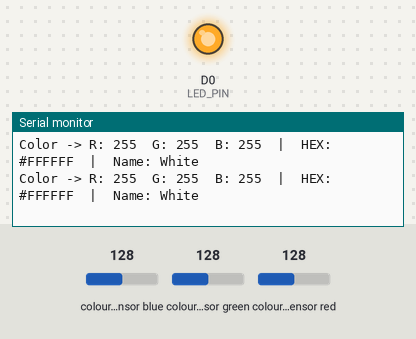
Simulated run of this sketch. Board: ESP8266 (NodeMCU). Shown: output pins drawn as LEDs (lit = HIGH), the last lines printed to the serial monitor. Wiring (inferred from the names in the program): TCS3200 colour sensor: output D5; S2 D6; S3 D7; S0 D1; S1 D2. The inputs (shaded band) are chosen by the test bench; at power-on: colour sensor blue 128, colour sensor green 128, colour sensor red 128. Pins used as bus, display or sensor lines are not drawn.

Above: at 1.2 s.
1.3 s: colour sensor blue set to 5
At 2.2 s:
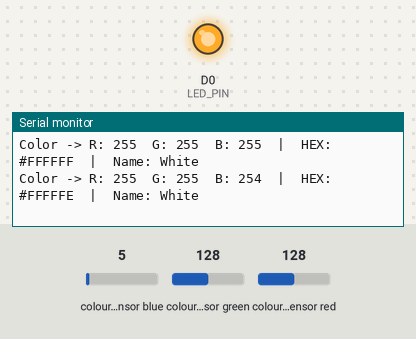
3.8 s: colour sensor green set to 5
At 4.5 s:
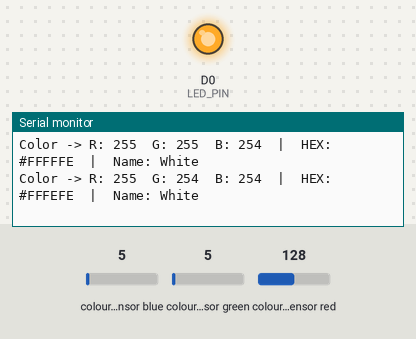
6.0 s: colour sensor red set to 5
At 6.7 s:
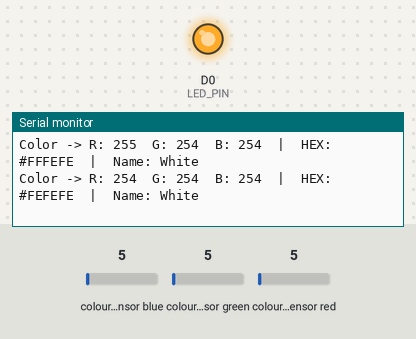

Measured:
- after the input at 1.3 s, the serial monitor: prints a new line after 0.45 s (image 1)
- after the input at 3.8 s, the serial monitor: prints a new line after 0.20 s (image 2)
- after the input at 6.0 s, the serial monitor: prints a new line after 0.25 s (image 3)

The sketch:

sketch_aug31a.ino
```cpp
#include <Arduino.h>
#include <limits.h>  // for LONG_MAX

// -------- Pin Config (ESP8266 NodeMCU) --------
#define S0 D1
#define S1 D2
#define S2 D6
#define S3 D7
#define OUT D5
#define LED_PIN D0   // <-- yaha LED pin connect kar (TCS3200 ka LED pin)

// --------- Helpers ---------
static inline float clampf(float v, float lo, float hi) {
  return v < lo ? lo : (v > hi ? hi : v);
}

// --------- Simple Color Reference Table ---------
struct ColorRef {
  const char* name;
  int r, g, b;
};

ColorRef colors[] = {
  {"Red", 255, 0, 0},
  {"Green", 0, 255, 0},
  {"Blue", 0, 0, 255},
  {"White", 255, 255, 255},
  {"Black", 0, 0, 0},
  {"Gray", 128, 128, 128},
  {"Yellow", 255, 255, 0},
  {"Cyan", 0, 255, 255},
  {"Magenta", 255, 0, 255},
  {"Orange", 255, 165, 0},
  {"Purple", 128, 0, 128}
};
int numColors = sizeof(colors) / sizeof(colors[0]);

// --------- Read Color ---------
int readColor(bool s2, bool s3) {
  digitalWrite(S2, s2);
  digitalWrite(S3, s3);
  delay(20); // let sensor settle
  return pulseIn(OUT, LOW);
}

// Convert freq → 0–255 RGB
int scaleFreq(int f, int minF, int maxF) {
  f = constrain(f, minF, maxF);
  return map(f, minF, maxF, 255, 0); // higher freq = lower intensity
}

// Find nearest known color
String nearestColorName(int r, int g, int b) {
  long best = LONG_MAX;
  String name = "Unknown";
  for (int i = 0; i < numColors; i++) {
    long dr = r - colors[i].r;
    long dg = g - colors[i].g;
    long db = b - colors[i].b;
    long dist = dr*dr + dg*dg + db*db;
    if (dist < best) {
      best = dist;
      name = colors[i].name;
    }
  }
  return name;
}

void setup() {
  Serial.begin(9600);

  pinMode(S0, OUTPUT);
  pinMode(S1, OUTPUT);
  pinMode(S2, OUTPUT);
  pinMode(S3, OUTPUT);
  pinMode(OUT, INPUT);
  pinMode(LED_PIN, OUTPUT);

  // set scaling
  digitalWrite(S0, HIGH);
  digitalWrite(S1, LOW);

  // ---- LEDs OFF ----
  digitalWrite(LED_PIN, HIGH);

  Serial.println("TCS3200 Color Sensor Ready (LEDs OFF)");
}

void loop() {
  int rFreq = readColor(LOW, LOW);
  int gFreq = readColor(HIGH, HIGH);
  int bFreq = readColor(LOW, HIGH);

  // Calibration ranges (adjust as per your sensor)
  int R = scaleFreq(rFreq, 200, 2000);
  int G = scaleFreq(gFreq, 200, 2000);
  int B = scaleFreq(bFreq, 200, 2000);

  // Clamp
  R = clampf(R, 0, 255);
  G = clampf(G, 0, 255);
  B = clampf(B, 0, 255);

  // HEX string
  char hexCol[8];
  sprintf(hexCol, "#%02X%02X%02X", R, G, B);

  // Nearest name
  String cname = nearestColorName(R, G, B);

  // Print
  Serial.print("Color -> R: ");
  Serial.print(R);
  Serial.print("  G: ");
  Serial.print(G);
  Serial.print("  B: ");
  Serial.print(B);
  Serial.print("  |  HEX: ");
  Serial.print(hexCol);
  Serial.print("  |  Name: ");
  Serial.println(cname);

  delay(500);
}
```
